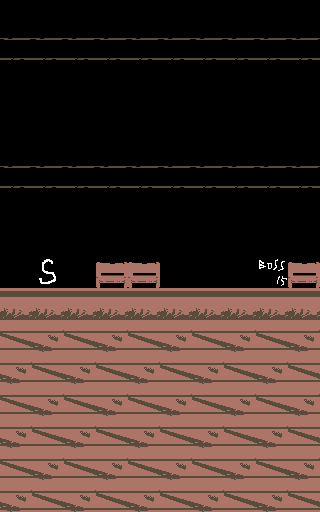

The image is a tile-based game level rendered from a .tmx file. Its description and source (layers, tilesets, objects; grid data summarised) follow:
An orthogonal 10x16 tile map with 32x32 px tiles, 2 tile layers (ground, chara).

<map version="1.0" orientation="orthogonal" width="10" height="16" tilewidth="32" tileheight="32">
 <tileset firstgid="1" name="map" tilewidth="32" tileheight="32">
  <image source="map.png" trans="ff00ff" width="256" height="256" />
  <terraintypes>
   <terrain name="�������Ϸ�" tile="-1" />
  </terraintypes>
 </tileset>
 <layer name="ground" width="10" height="16">
  <data>[160 cells, 93 non-empty, 5 distinct tile ids]</data>
 </layer>
 <layer name="chara" width="10" height="16">
  <data>[160 cells, 2 non-empty, 2 distinct tile ids]</data>
 </layer>
</map>
